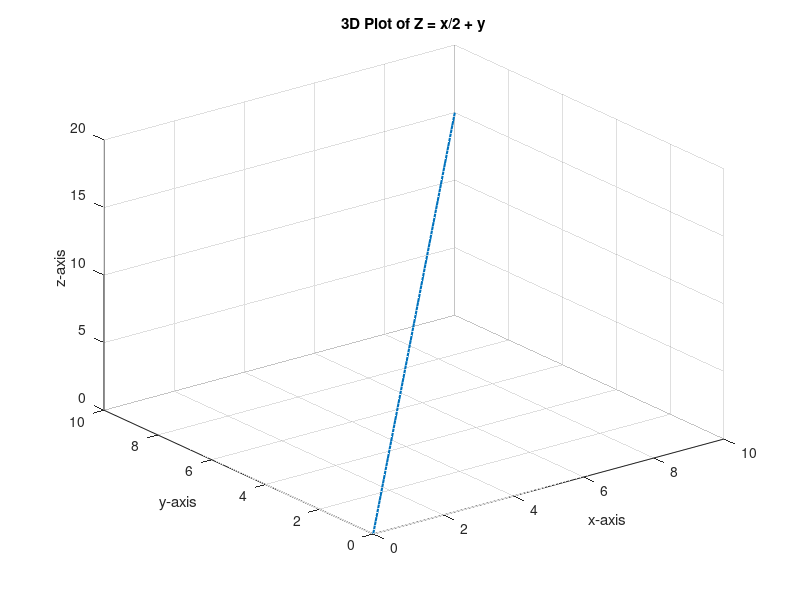

MATLAB code to generate this figure:
%% Q4) 3D Plot of Z = x/2 + y
x = 0:0.1:10;
y = x;                 % Use same range for y
z = x/2 + y;           % Equation for z

figure;
plot3(x, y, z, 'LineWidth', 1.5);
xlabel('x-axis');
ylabel('y-axis');
zlabel('z-axis');
title('3D Plot of Z = x/2 + y');
grid on;
